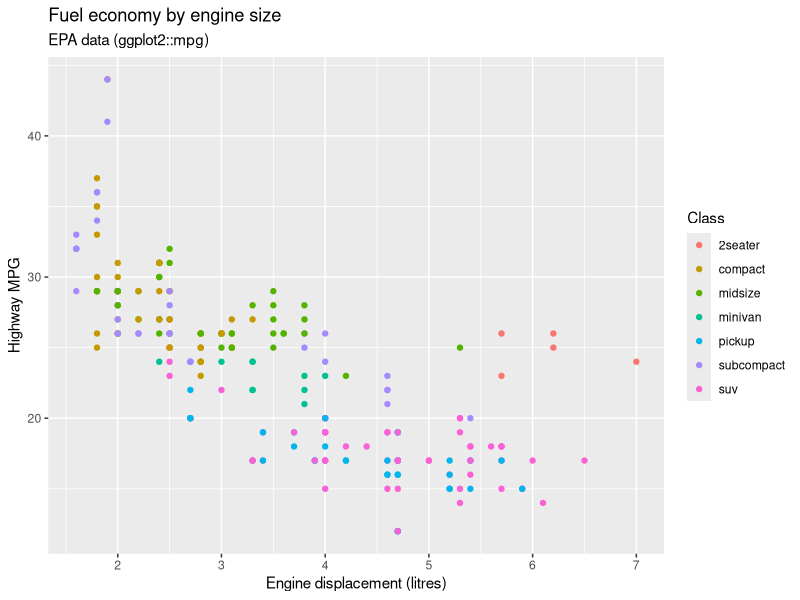
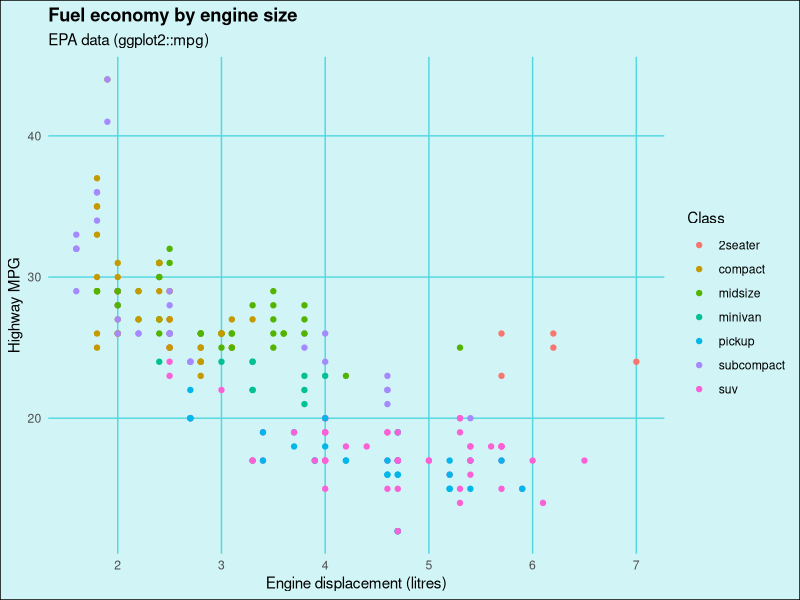
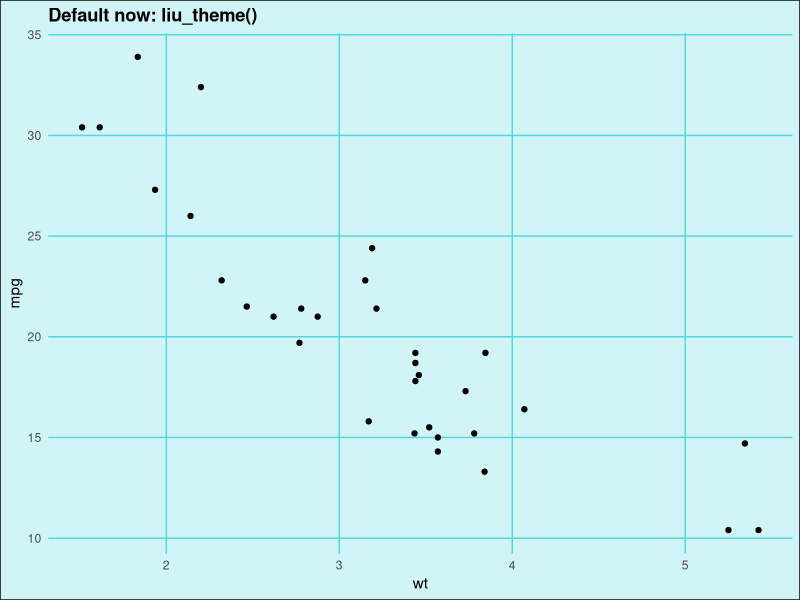
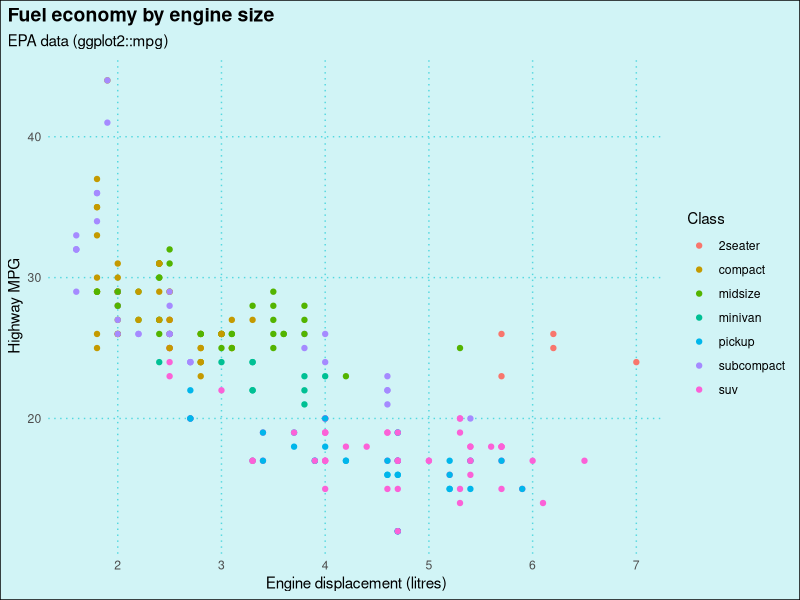
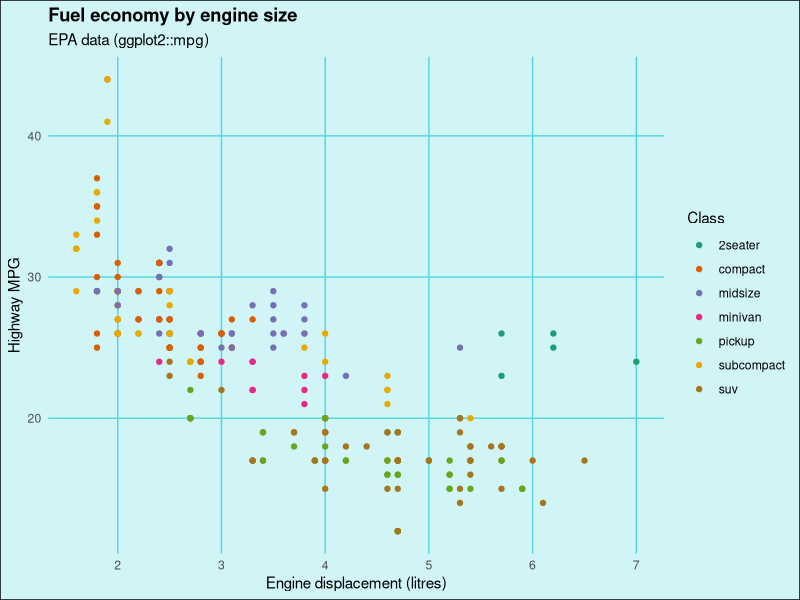

Recreate these plots in R, in order.
## ---- chunk 1
knitr::opts_chunk$set(
  collapse = TRUE,
  comment = "#>",
  fig.width = 6, fig.height = 4,
  out.width = "70%"
)
## ---- chunk 2
liu_theme <- function() {
  ggplot2::theme_minimal(base_size = 11) +
    ggplot2::theme(
      plot.background = ggplot2::element_rect(fill = "#d1f4f6"),
      plot.title = ggplot2::element_text(face = "bold"),
      panel.grid.minor = ggplot2::element_blank(),
      panel.grid.major = ggplot2::element_line(colour = "#54d8e0")
    )
}
## ---- chunk 3
library(ggplot2)

p <- ggplot(mpg, aes(displ, hwy, colour = class)) +
  geom_point() +
  labs(
    title = "Fuel economy by engine size",
    subtitle = "EPA data (ggplot2::mpg)",
    x = "Engine displacement (litres)",
    y = "Highway MPG",
    colour = "Class"
  )

# Default ggplot2 look
p
## ---- chunk 4
p + liu_theme()
## ---- chunk 5
op_theme <- theme_set(liu_theme())
# Your plots now use liu_theme() by default
ggplot(mtcars, aes(wt, mpg)) + geom_point() + labs(title = "Default now: liu_theme()")
## ---- chunk 6
p + liu_theme() +
  theme(
    plot.title.position = "plot",
    plot.title = element_text(size = 14),
    panel.grid.major = element_line(linetype = 3)
  )
## ---- chunk 7
p + liu_theme() +
  scale_colour_brewer(palette = "Dark2")
## ---- chunk 8
sessionInfo()
